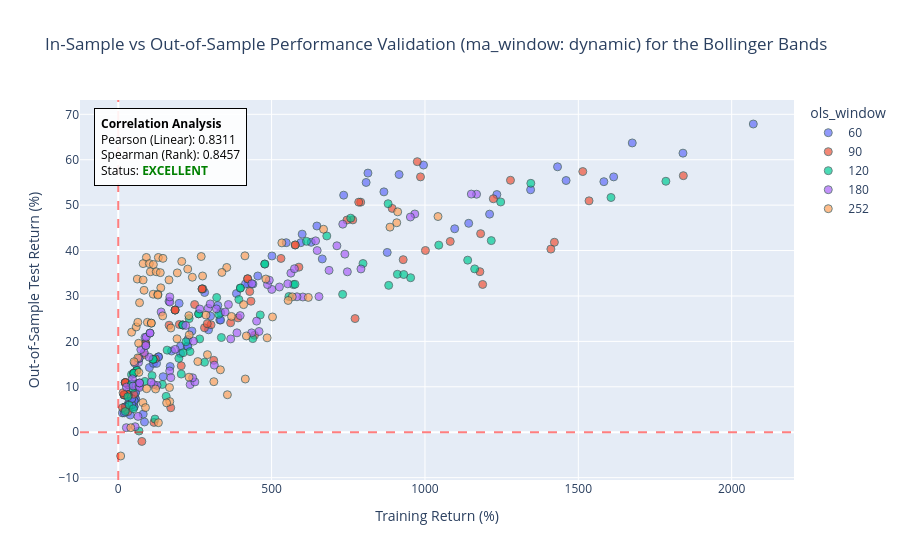

The cell this chart's notebook holds for it:
### Code cell
# ==============================================================================
# 1. HYPERPARAMETER GRID FOR BOLLINGER BANDS STRATEGY
# ==============================================================================
windows_grid = config['grids']['bollinger']['ols_windows']
bollinger_param_grid = {
    'num_std': [round(x, 2) for x in np.linspace(1.0, 2.0, 15)],
    'stop_mult': config['grids']['bollinger']['stop_mult'],
    'ma_window': config['grids']['bollinger']['ma_window']
}

# ==============================================================================
# 2. INITIALIZE AND EXECUTE MODULAR BACKTEST
# ==============================================================================
backtest = PairsBacktest(
    ticker_x=ticker_x,
    ticker_y=ticker_y,
    start_date=str(start_date),
    end_date_train=str(end_date_train),
    start_date_test=str(start_date_test),
    end_date=str(end_date),
    strategy_cls=DynamicMeanReversionStrategy,
    strategy_param_grid=bollinger_param_grid,
    ols_windows_to_test=windows_grid,
    show_heatmaps=True,
    transaction_cost=t_cost,
    compounding=is_compounding,  
    target_metric=metric_to_use,
    strategy_name=strategy_name_BB
)

final_train_df, final_test_df = backtest.execute_pipeline()

if final_train_df is not None and final_test_df is not None:
    print(f"\n Evaluating In-Sample Regimes for {ticker_x} x {ticker_y}")
    evaluate_stationarity_regimes(final_train_df, strategy_name_BB, is_compounding)

    print(f"\n Evaluating Out-of-Sample Regimes for {ticker_x} x {ticker_y}")
    evaluate_stationarity_regimes(final_test_df, strategy_name_BB, is_compounding)

### Figure 1 — Plotly figure (JSON) as saved in the notebook; plotly's stock layout.template omitted (floating-point values rounded to 4 significant figures; data arrays with more than 128 entries replaced by an {"elided": "..."} marker saying what was removed)
{"data": [{"customdata": {"elided": "75x4 mixed values"}, "hovertemplate": "ols_window=%{customdata[0]}<br>Training Return (%)=%{x}<br>Out-of-Sample Test Return (%)=%{y}<br>num_std=%{customdata[1]}<br>stop_mult=%{customdata[2]}<br>ma_window=%{customdata[3]}<extra></extra>", "legendgroup": "60", "marker": {"color": "#636efa", "line": {"color": "DarkSlateGrey", "width": 1}, "opacity": 0.7, "size": 8, "symbol": "circle"}, "mode": "markers", "name": "60", "orientation": "v", "showlegend": true, "type": "scatter", "x": [81.42, 300.9, 1097.0, 1615.0, 2070.0, 85.57, 424.5, 1143.0, 1583.0, 1841.0, 146.3, 665.1, 1234.0, 1432.0, 1676.0, 173.9, 877.0, 1211.0, 1344.0, 1460.0, 198.5, 629.1, 866.2, 915.6, 995.2, 281.6, 647.6, 734.9, 808.2, 814.1, 324.7, 501.1, 547.7, 595.1, 599.6, 240.2, 385.3, 414.7, 439.0, 455.0, 203.2, 294.3, 331.0, 333.8, 333.8, 169.4, 203.1, 225.2, 227.1, 227.1, 101.6, 114.7, 124.9, 131.4, 131.4, 35.12, 55.35, 56.24, 56.24, 56.24, 39.36, 51.2, 52.06, 52.06, 52.06, 33.02, 43.43, 44.25, 44.25, 44.25, 13.34, 19.46, 22.9, 22.9, 22.9], "xaxis": "x", "y": [3.994, 25.57, 44.8, 56.22, 67.87, 2.258, 32.69, 46.0, 55.17, 61.45, 12.22, 38.16, 52.34, 58.44, 63.69, 17.88, 39.59, 48.02, 53.39, 55.42, 28.38, 41.82, 52.92, 56.74, 58.83, 30.77, 45.41, 52.2, 55.0, 57.06, 27.91, 38.81, 41.73, 41.73, 43.62, 22.28, 30.54, 32.64, 32.64, 34.4, 17.33, 22.55, 24.71, 24.71, 26.36, 14.47, 18.93, 18.93, 18.93, 20.42, 14.24, 15.16, 15.16, 16.6, 16.6, 6.711, 7.377, 7.377, 8.722, 8.722, 3.797, 5.624, 5.624, 6.946, 6.946, 6.06, 6.06, 6.06, 7.388, 7.388, 4.261, 4.261, 5.566, 5.566, 5.566], "yaxis": "y"}, {"customdata": {"elided": "75x4 mixed values"}, "hovertemplate": "ols_window=%{customdata[0]}<br>Training Return (%)=%{x}<br>Out-of-Sample Test Return (%)=%{y}<br>num_std=%{customdata[1]}<br>stop_mult=%{customdata[2]}<br>ma_window=%{customdata[3]}<extra></extra>", "legendgroup": "90", "marker": {"color": "#EF553B", "line": {"color": "DarkSlateGrey", "width": 1}, "opacity": 0.7, "size": 8, "symbol": "circle"}, "mode": "markers", "name": "90", "orientation": "v", "showlegend": true, "type": "scatter", "x": [76.97, 311.2, 1188.0, 1411.0, 1842.0, 116.4, 444.3, 1082.0, 1182.0, 1515.0, 171.2, 772.1, 1179.0, 1422.0, 1535.0, 205.4, 929.0, 1001.0, 1223.0, 1279.0, 281.3, 764.6, 893.2, 985.5, 975.0, 302.6, 589.0, 745.7, 790.5, 784.1, 366.4, 432.7, 530.6, 577.0, 577.0, 290.3, 390.5, 428.7, 421.9, 421.9, 199.2, 249.1, 276.0, 273.3, 273.3, 121.1, 165.8, 185.3, 185.3, 185.3, 50.54, 85.55, 88.95, 88.95, 88.95, 31.6, 33.4, 32.43, 32.43, 32.43, 23.57, 28.88, 28.88, 28.88, 28.88, 14.06, 19.13, 19.13, 19.13, 19.13, 15.66, 23.04, 23.04, 23.04, 23.04], "xaxis": "x", "y": [-2.023, 15.83, 32.54, 40.32, 56.49, 2.167, 21.35, 42.01, 43.72, 57.39, 5.385, 25.02, 35.35, 41.83, 50.95, 14.63, 37.99, 40.02, 51.41, 55.47, 23.0, 46.75, 49.29, 56.22, 59.57, 23.66, 36.34, 46.71, 50.66, 50.66, 24.1, 28.85, 38.27, 41.23, 41.23, 23.88, 25.17, 30.98, 33.79, 33.79, 23.73, 28.12, 31.56, 31.56, 31.56, 16.16, 23.56, 26.9, 26.9, 26.9, 8.35, 17.1, 19.61, 19.61, 19.61, 4.549, 8.149, 10.47, 10.47, 10.47, 5.008, 8.372, 8.372, 8.372, 8.372, 5.387, 8.23, 8.23, 8.23, 8.23, 8.69, 10.93, 10.93, 10.93, 10.93], "yaxis": "y"}, {"customdata": {"elided": "75x4 mixed values"}, "hovertemplate": "ols_window=%{customdata[0]}<br>Training Return (%)=%{x}<br>Out-of-Sample Test Return (%)=%{y}<br>num_std=%{customdata[1]}<br>stop_mult=%{customdata[2]}<br>ma_window=%{customdata[3]}<extra></extra>", "legendgroup": "120", "marker": {"color": "#00cc96", "line": {"color": "DarkSlateGrey", "width": 1}, "opacity": 0.7, "size": 8, "symbol": "circle"}, "mode": "markers", "name": "120", "orientation": "v", "showlegend": true, "type": "scatter", "x": [67.71, 281.3, 881.7, 1162.0, 1785.0, 119.8, 438.6, 953.3, 1139.0, 1607.0, 156.2, 571.3, 910.1, 1216.0, 1345.0, 205.4, 731.6, 930.8, 1045.0, 1247.0, 220.6, 556.5, 798.0, 758.0, 879.8, 265.4, 463.0, 576.3, 613.8, 679.9, 233.9, 327.9, 393.2, 477.7, 477.7, 197.6, 336.2, 321.0, 398.2, 398.2, 143.8, 211.4, 231.3, 262.1, 262.1, 110.3, 159.4, 210.5, 210.5, 210.5, 54.04, 86.85, 113.6, 113.6, 113.6, 35.45, 43.23, 60.3, 60.3, 60.3, 49.55, 47.62, 61.52, 61.52, 61.52, 31.2, 50.56, 50.56, 50.56, 50.56, 22.88, 44.05, 44.05, 44.05, 44.05], "xaxis": "x", "y": [0.2678, 15.4, 32.33, 35.96, 55.26, 2.898, 20.61, 34.02, 37.89, 51.69, 7.902, 32.5, 34.78, 42.19, 54.81, 12.81, 30.36, 34.73, 41.2, 50.7, 19.91, 29.88, 37.15, 47.13, 50.32, 20.54, 25.82, 32.58, 42.03, 43.22, 17.75, 25.95, 29.23, 37.03, 37.03, 16.26, 20.85, 29.67, 31.75, 31.75, 10.52, 17.5, 25.02, 26.07, 26.07, 12.46, 18.07, 23.61, 23.61, 23.61, 10.03, 11.19, 16.05, 16.05, 16.05, 5.964, 12.69, 13.64, 13.64, 13.64, 5.172, 9.71, 10.63, 10.63, 10.63, 7.811, 12.99, 12.99, 12.99, 12.99, 4.56, 10.62, 10.62, 10.62, 10.62], "yaxis": "y"}, {"customdata": {"elided": "75x4 mixed values"}, "hovertemplate": "ols_window=%{customdata[0]}<br>Training Return (%)=%{x}<br>Out-of-Sample Test Return (%)=%{y}<br>num_std=%{customdata[1]}<br>stop_mult=%{customdata[2]}<br>ma_window=%{customdata[3]}<extra></extra>", "legendgroup": "180", "marker": {"color": "#ab63fa", "line": {"color": "DarkSlateGrey", "width": 1}, "opacity": 0.7, "size": 8, "symbol": "circle"}, "mode": "markers", "name": "180", "orientation": "v", "showlegend": true, "type": "scatter", "x": [26.51, 126.5, 451.2, 687.3, 1168.0, 55.05, 185.8, 601.8, 791.3, 1151.0, 64.42, 313.2, 582.7, 747.0, 966.9, 115.3, 459.0, 654.4, 738.8, 952.5, 107.3, 397.6, 552.7, 643.5, 732.0, 234.4, 434.9, 525.4, 648.6, 712.9, 249.8, 387.0, 500.6, 562.9, 574.5, 242.4, 366.7, 435.5, 486.7, 492.5, 167.8, 245.2, 348.4, 320.1, 359.3, 171.5, 219.9, 293.1, 265.9, 299.9, 100.6, 139.8, 165.5, 168.2, 168.2, 58.39, 87.15, 91.28, 103.7, 103.7, 46.16, 84.76, 73.5, 89.65, 89.65, 26.61, 66.44, 53.81, 68.13, 68.13, 48.39, 68.0, 69.68, 69.68, 69.68], "xaxis": "x", "y": [1.008, 10.31, 24.47, 35.64, 52.4, 1.215, 18.24, 29.78, 35.95, 52.44, 3.489, 14.77, 29.82, 35.32, 48.05, 10.51, 22.19, 29.86, 39.22, 47.39, 11.03, 25.68, 32.68, 42.14, 45.81, 10.49, 21.88, 31.97, 40.01, 41.05, 11.07, 21.88, 31.45, 35.03, 36.0, 11.99, 20.54, 32.71, 32.51, 33.47, 13.49, 20.06, 26.46, 27.16, 28.12, 12.03, 23.52, 27.29, 27.13, 28.25, 16.53, 26.48, 28.82, 28.65, 29.79, 10.24, 20.89, 20.92, 21.83, 21.83, 11.77, 17.54, 18.2, 19.09, 19.09, 9.944, 15.38, 15.23, 16.25, 16.25, 10.17, 10.14, 9.875, 10.85, 10.85], "yaxis": "y"}, {"customdata": {"elided": "75x4 mixed values"}, "hovertemplate": "ols_window=%{customdata[0]}<br>Training Return (%)=%{x}<br>Out-of-Sample Test Return (%)=%{y}<br>num_std=%{customdata[1]}<br>stop_mult=%{customdata[2]}<br>ma_window=%{customdata[3]}<extra></extra>", "legendgroup": "252", "marker": {"color": "#FFA15A", "line": {"color": "DarkSlateGrey", "width": 1}, "opacity": 0.7, "size": 8, "symbol": "circle"}, "mode": "markers", "name": "252", "orientation": "v", "showlegend": true, "type": "scatter", "x": [8.013, 168.0, 414.3, 485.4, 1043.0, 40.91, 230.9, 333.1, 567.4, 911.0, 80.3, 311.7, 417.7, 553.9, 908.0, 121.7, 355.9, 502.9, 619.7, 886.0, 167.1, 259.5, 408.6, 481.3, 669.3, 157.7, 290.8, 369.2, 353.7, 533.4, 131.0, 231.5, 286.2, 275.0, 413.1, 88.83, 191.7, 230.2, 241.6, 337.9, 67.33, 171.4, 165.5, 207.0, 270.6, 92.54, 145.0, 138.7, 192.6, 226.5, 66.42, 84.16, 91.7, 130.8, 145.7, 43.52, 62.15, 81.08, 101.4, 114.5, 58.56, 81.17, 104.7, 123.7, 137.1, 63.86, 69.43, 113.9, 129.3, 129.3, 51.39, 63.85, 95.13, 107.8, 107.8], "xaxis": "x", "y": [-5.234, 6.745, 11.71, 20.79, 47.49, 0.9982, 12.12, 13.74, 29.81, 48.53, 6.528, 11.13, 21.2, 29.01, 46.12, 9.525, 8.256, 25.38, 29.68, 45.16, 9.844, 15.56, 28.1, 33.74, 44.69, 6.47, 17.08, 25.49, 36.28, 41.7, 2.103, 21.43, 25.79, 34.4, 38.84, 5.417, 20.57, 25.67, 34.13, 35.18, 13.18, 22.95, 33.54, 37.61, 38.69, 9.593, 25.62, 31.79, 35.08, 35.93, 19.58, 31.25, 38.48, 38.48, 38.28, 22.02, 33.73, 37.13, 37.13, 36.93, 23.18, 33.52, 35.33, 35.33, 35.14, 16.38, 28.52, 30.39, 30.39, 30.2, 15.52, 24.2, 24.2, 24.03, 24.03], "yaxis": "y"}], "layout": {"annotations": [{"align": "left", "bgcolor": "rgba(255, 255, 255, 0.9)", "bordercolor": "black", "borderpad": 6, "borderwidth": 1, "font": {"color": "black", "size": 12}, "showarrow": false, "text": "<b>Correlation Analysis</b><br>Pearson (Linear): 0.8311<br>Spearman (Rank): 0.8457<br>Status: <span style='color:green'><b>EXCELLENT</b></span>", "x": 0.02, "xref": "paper", "y": 0.98, "yref": "paper"}], "legend": {"title": {"text": "ols_window"}, "tracegroupgap": 0}, "shapes": [{"line": {"color": "red", "dash": "dash"}, "opacity": 0.5, "type": "line", "x0": 0, "x1": 1, "xref": "x domain", "y0": 0, "y1": 0, "yref": "y"}, {"line": {"color": "red", "dash": "dash"}, "opacity": 0.5, "type": "line", "x0": 0, "x1": 0, "xref": "x", "y0": 0, "y1": 1, "yref": "y domain"}], "title": {"text": "In-Sample vs Out-of-Sample Performance Validation (ma_window: dynamic) for the Bollinger Bands"}, "xaxis": {"anchor": "y", "domain": [0, 1], "title": {"text": "Training Return (%)"}}, "yaxis": {"anchor": "x", "domain": [0, 1], "title": {"text": "Out-of-Sample Test Return (%)"}}}}
